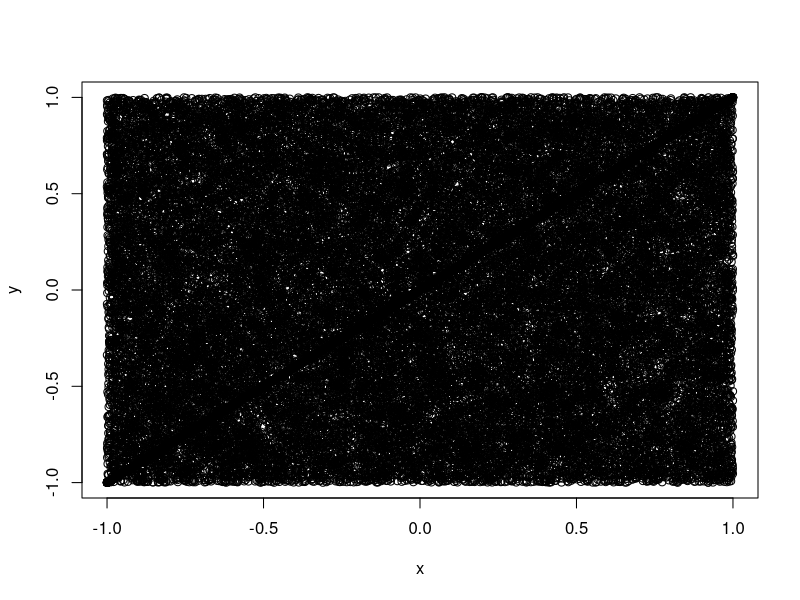
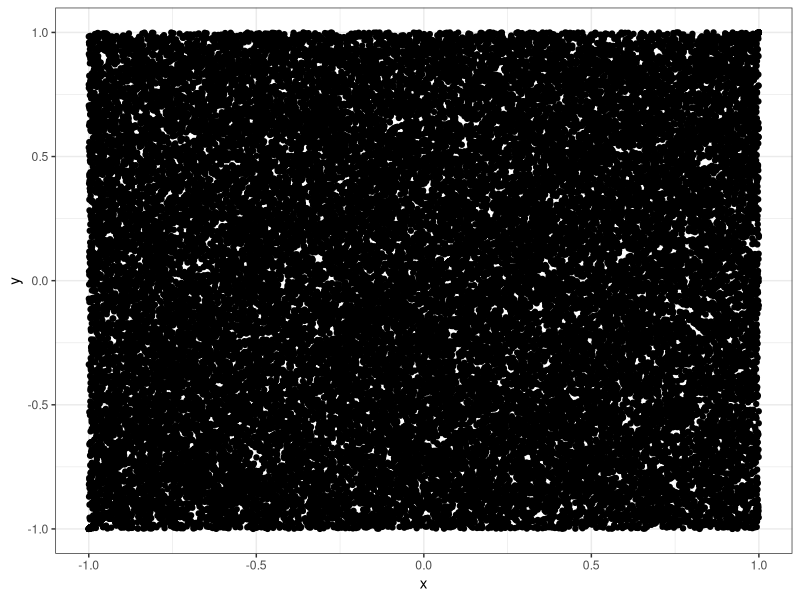
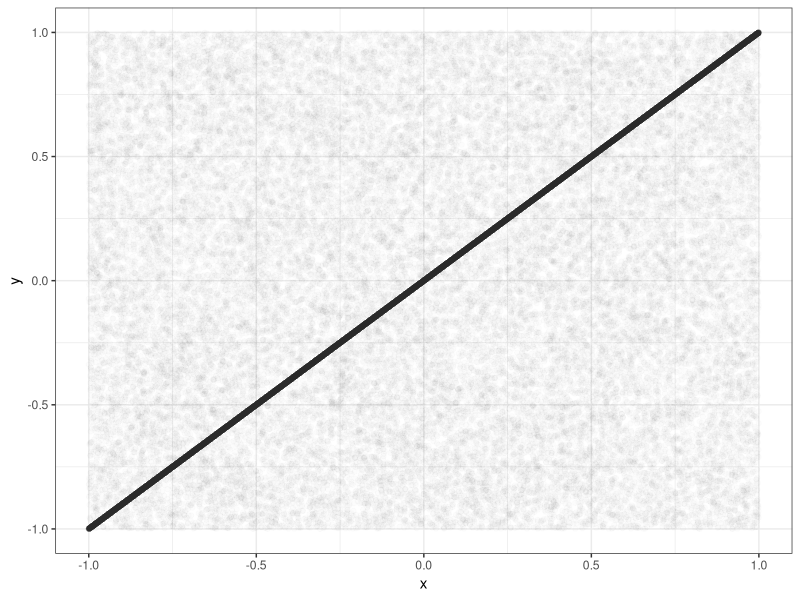
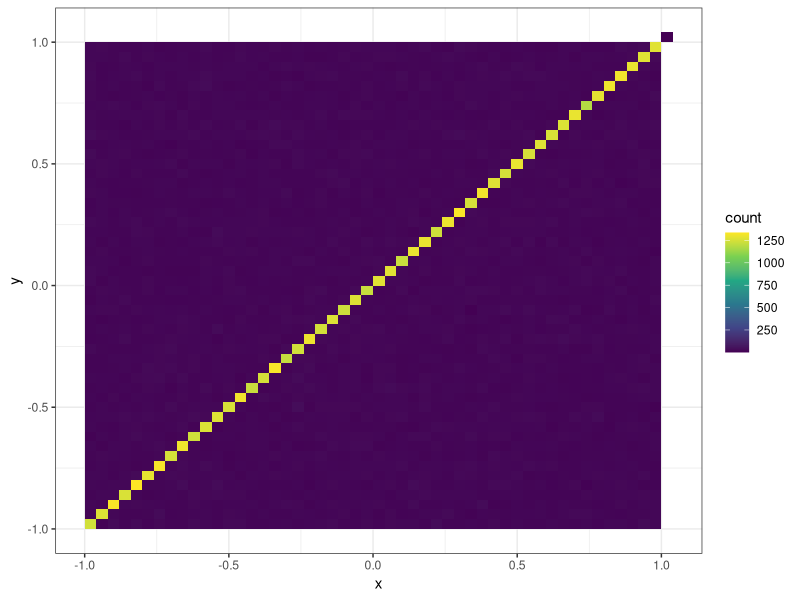
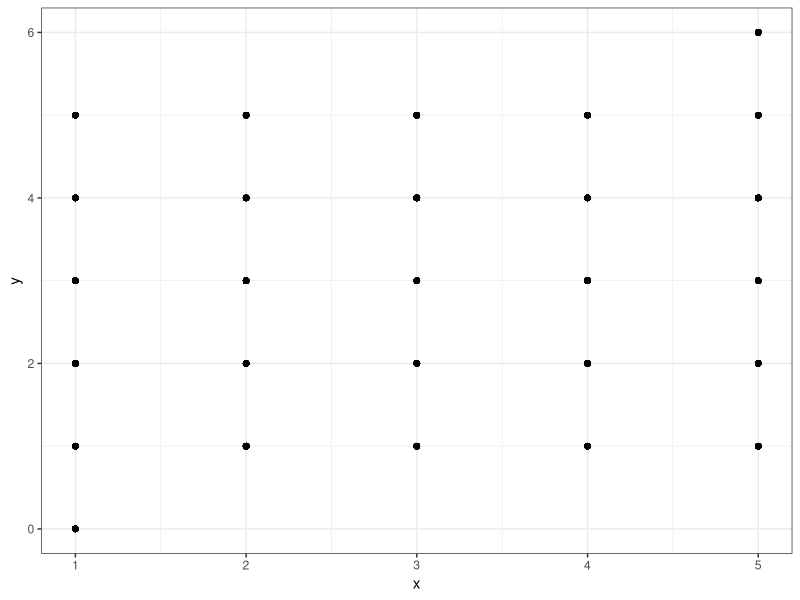
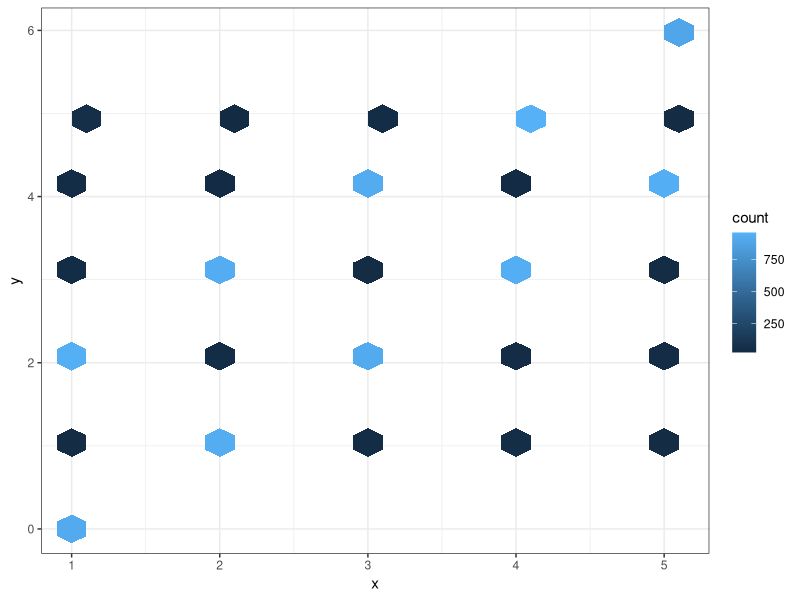

Write R code to recreate these figures, in order.
## 2-D Histogram and increasing transparency to avoid overplotting ##

ss = 100000
x = runif(ss,-1,1)


y = ifelse(runif(ss,-1,1) < (-0.25),
           runif(ss,-1,1),
           x)

#Plot reveals nothing
plot(x,y)

#Nothing showing up in the plot, but these variables have high correlation??
cor(x,y)

require(ggplot2)



df = data.frame(cbind(x,y))

#Overplotting, can't see the signal between x and y
ggplot(data=df,aes(x=x,y=y)) + geom_point() + theme_bw()

#Increase transparency to prevent this
ggplot(data=df,aes(x=x,y=y)) + geom_point(alpha=0.01) + theme_bw()

#2-D Histogram approach

ggplot(df, aes(x=x, y=y) ) +
  geom_bin2d(bins = 50) +
  scale_fill_continuous(type = "viridis") +
  theme_bw()


#Another example
ss = 10000
x = sample(seq(1,5,1),replace=T,size=ss)
y = ifelse(runif(ss)<0.1,sample(seq(1,5,1),replace=T,size=ss),
           ifelse(runif(ss)<0.5,x+1,x-1))

df = data.frame(cbind(x,y))

#Overplotting, can't see any pattern
ggplot(data=df,aes(x=x,y=y)) + geom_point() + theme_bw()

#Hexogram chart
ggplot(data=df,aes(x=x,y=y)) + geom_hex(bins=20) + theme_bw()

